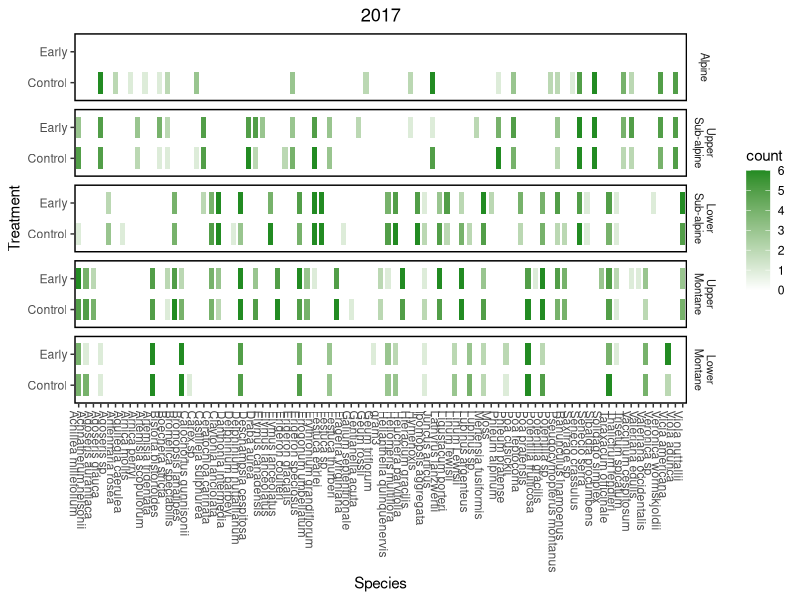
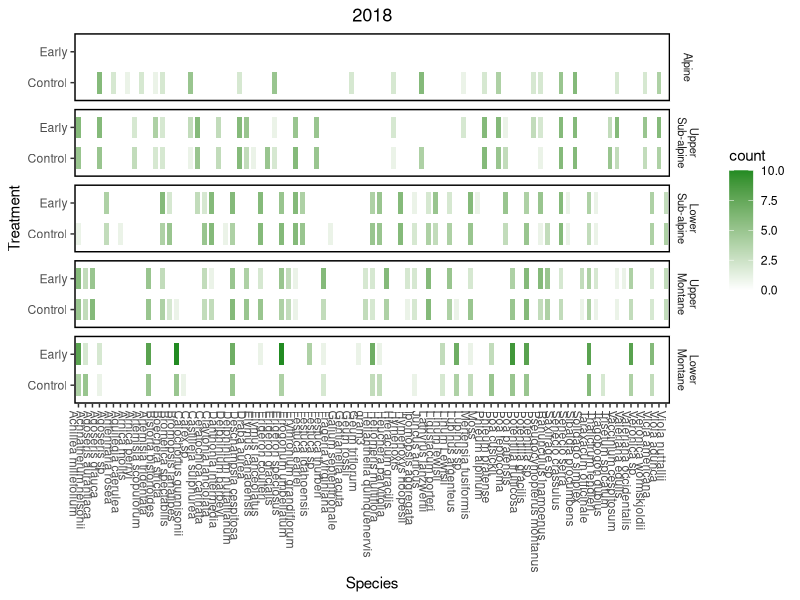

These figures' R source, in order:
rm(list = ls())
## Date: 2020-04-10
## User: Chelsea Wilmer
## SFA/CSU Thesis
## Script: Exploratory analysis for duration of pheno events
## Packages:
library(tidyverse)

####Bring in phenology data####
pheno <- read.csv("PhenologyData_complete.csv")

#### Remove unused data and convert sites to factors ####
pheno<-select(pheno, -c(FBB, FLB, SG, NL2, FLE2, FLD, SG, DOYsf))
pheno$Site<- factor(pheno$Site, levels = c("Alpine", "Upper Sub-alpine", "Lower Sub-alpine","Upper Montane", "Lower Montane"))

## Determine if species has data recorded for it 
## by summing across observation rows
pheno %>% 
  select(NL, FLE, FOF, FLCC) %>% 
  rowSums(na.rm=TRUE) -> pheno$presence 

# Convert non-zero values to 1
pheno <- pheno %>% mutate(presence = replace(presence, presence > 0, 1))

# remove DOY observation information
pheno<-select(pheno, -c(NL, FLE, FOF, FLCC))

#Count the number of species observed for year/site/treatment
pheno_species <- pheno %>% 
  group_by(Treatment, Year, Site, Species) %>%
  summarise(count = sum(presence, na.rm = T))

# filter for year (would be nice to have this in same graph somehow, but not sure how best to do that...)
pheno_species_2017 <- pheno_species %>% filter(Year == 2017)
pheno_species_2018 <- pheno_species %>% filter(Year == 2018)

# Plotting as tiles the counts of species in treatment/site combinations
ggplot(pheno_species_2017, aes(x = Species, y = Treatment, fill = count, width=0.7, height=0.7))+
  geom_tile()+
  facet_grid(Site ~ ., labeller = label_wrap_gen(width = 10))+
  scale_fill_gradient(low="white", high="forestgreen")+
  labs(title = "2017")+
  theme(panel.background = element_blank(),
        plot.title = element_text(hjust = 0.5),
        axis.text.x = element_text(angle = 270, hjust = 0),
        panel.border = element_rect(colour="black",size=1, fill=NA),
        panel.grid.major = element_blank(),
        panel.grid.minor = element_blank(),
        strip.background =element_rect(color = 'white', fill='white'), 
        strip.text = element_text(size=8))
ggsave("fig_species_2017.png", width = 12, height = 6)



ggplot(pheno_species_2018, aes(x = Species, y = Treatment, fill = count, width=0.7, height=0.7))+
  geom_tile()+
  facet_grid(Site ~ ., labeller = label_wrap_gen(width = 10))+
  scale_fill_gradient(low="white", high="forestgreen")+
  labs(title = "2018")+
  theme(panel.background = element_blank(),
        plot.title = element_text(hjust = 0.5),
        axis.text.x = element_text(angle = 270, hjust = 0),
        panel.border = element_rect(colour="black",size=1, fill=NA),
        panel.grid.major = element_blank(),
        panel.grid.minor = element_blank(),
        strip.background =element_rect(color = 'white', fill='white'), 
        strip.text = element_text(size=8))
ggsave("fig_species_2018.png", width = 12, height = 6)


